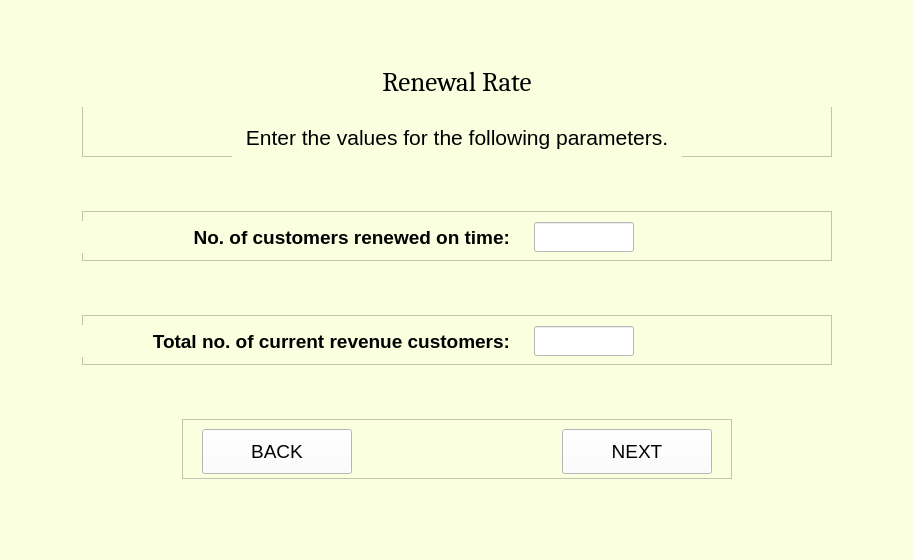
<?xml version="1.0" encoding="UTF-8"?>
<ui version="4.0">
 <class>MainWindow</class>
 <widget class="QMainWindow" name="MainWindow">
  <property name="enabled">
   <bool>true</bool>
  </property>
  <property name="geometry">
   <rect>
    <x>0</x>
    <y>0</y>
    <width>914</width>
    <height>560</height>
   </rect>
  </property>
  <property name="mouseTracking">
   <bool>true</bool>
  </property>
  <property name="windowTitle">
   <string>MainWindow</string>
  </property>
  <property name="styleSheet">
   <string notr="true">background-color:rgb(250, 255, 224)</string>
  </property>
  <widget class="QWidget" name="centralwidget">
   <layout class="QVBoxLayout" name="verticalLayout">
    <item alignment="Qt::AlignHCenter">
     <widget class="QFrame" name="frame">
      <property name="minimumSize">
       <size>
        <width>750</width>
        <height>100</height>
       </size>
      </property>
      <property name="maximumSize">
       <size>
        <width>750</width>
        <height>100</height>
       </size>
      </property>
      <property name="frameShape">
       <enum>QFrame::StyledPanel</enum>
      </property>
      <property name="frameShadow">
       <enum>QFrame::Raised</enum>
      </property>
      <widget class="QLabel" name="heading">
       <property name="geometry">
        <rect>
         <x>0</x>
         <y>0</y>
         <width>750</width>
         <height>50</height>
        </rect>
       </property>
       <property name="sizePolicy">
        <sizepolicy hsizetype="Preferred" vsizetype="Preferred">
         <horstretch>0</horstretch>
         <verstretch>0</verstretch>
        </sizepolicy>
       </property>
       <property name="minimumSize">
        <size>
         <width>750</width>
         <height>50</height>
        </size>
       </property>
       <property name="maximumSize">
        <size>
         <width>750</width>
         <height>50</height>
        </size>
       </property>
       <property name="font">
        <font>
         <family>Cambria</family>
         <pointsize>20</pointsize>
        </font>
       </property>
       <property name="text">
        <string>Renewal Rate</string>
       </property>
       <property name="alignment">
        <set>Qt::AlignCenter</set>
       </property>
       <property name="wordWrap">
        <bool>false</bool>
       </property>
      </widget>
      <widget class="QLabel" name="subHeading">
       <property name="geometry">
        <rect>
         <x>150</x>
         <y>60</y>
         <width>450</width>
         <height>40</height>
        </rect>
       </property>
       <property name="sizePolicy">
        <sizepolicy hsizetype="Preferred" vsizetype="Preferred">
         <horstretch>0</horstretch>
         <verstretch>0</verstretch>
        </sizepolicy>
       </property>
       <property name="minimumSize">
        <size>
         <width>450</width>
         <height>40</height>
        </size>
       </property>
       <property name="maximumSize">
        <size>
         <width>450</width>
         <height>40</height>
        </size>
       </property>
       <property name="font">
        <font>
         <family>Arial</family>
         <pointsize>16</pointsize>
        </font>
       </property>
       <property name="text">
        <string>Enter the values for the following parameters.</string>
       </property>
       <property name="alignment">
        <set>Qt::AlignCenter</set>
       </property>
       <property name="wordWrap">
        <bool>false</bool>
       </property>
      </widget>
     </widget>
    </item>
    <item alignment="Qt::AlignHCenter">
     <widget class="QFrame" name="frame_3">
      <property name="minimumSize">
       <size>
        <width>750</width>
        <height>50</height>
       </size>
      </property>
      <property name="maximumSize">
       <size>
        <width>750</width>
        <height>50</height>
       </size>
      </property>
      <property name="frameShape">
       <enum>QFrame::StyledPanel</enum>
      </property>
      <property name="frameShadow">
       <enum>QFrame::Raised</enum>
      </property>
      <widget class="QWidget" name="layoutWidget">
       <property name="geometry">
        <rect>
         <x>-90</x>
         <y>10</y>
         <width>661</width>
         <height>32</height>
        </rect>
       </property>
       <layout class="QGridLayout" name="gridLayout">
        <item row="0" column="0">
         <widget class="QLabel" name="label_renewals_on_time">
          <property name="sizePolicy">
           <sizepolicy hsizetype="Preferred" vsizetype="Preferred">
            <horstretch>0</horstretch>
            <verstretch>0</verstretch>
           </sizepolicy>
          </property>
          <property name="minimumSize">
           <size>
            <width>500</width>
            <height>30</height>
           </size>
          </property>
          <property name="maximumSize">
           <size>
            <width>500</width>
            <height>30</height>
           </size>
          </property>
          <property name="font">
           <font>
            <family>Arial</family>
            <pointsize>14</pointsize>
            <weight>75</weight>
            <bold>true</bold>
           </font>
          </property>
          <property name="text">
           <string>No. of customers renewed on time:</string>
          </property>
          <property name="alignment">
           <set>Qt::AlignRight|Qt::AlignTrailing|Qt::AlignVCenter</set>
          </property>
          <property name="wordWrap">
           <bool>false</bool>
          </property>
         </widget>
        </item>
        <item row="0" column="1">
         <widget class="QLineEdit" name="renewals_on_time">
          <property name="sizePolicy">
           <sizepolicy hsizetype="Preferred" vsizetype="Preferred">
            <horstretch>0</horstretch>
            <verstretch>0</verstretch>
           </sizepolicy>
          </property>
          <property name="minimumSize">
           <size>
            <width>100</width>
            <height>30</height>
           </size>
          </property>
          <property name="maximumSize">
           <size>
            <width>100</width>
            <height>30</height>
           </size>
          </property>
          <property name="font">
           <font>
            <family>Arial</family>
            <pointsize>12</pointsize>
            <weight>50</weight>
            <bold>false</bold>
           </font>
          </property>
          <property name="styleSheet">
           <string notr="true">background-color:rgb(255, 255, 255)</string>
          </property>
         </widget>
        </item>
       </layout>
      </widget>
     </widget>
    </item>
    <item alignment="Qt::AlignHCenter">
     <widget class="QFrame" name="frame_2">
      <property name="minimumSize">
       <size>
        <width>750</width>
        <height>50</height>
       </size>
      </property>
      <property name="maximumSize">
       <size>
        <width>750</width>
        <height>50</height>
       </size>
      </property>
      <property name="frameShape">
       <enum>QFrame::StyledPanel</enum>
      </property>
      <property name="frameShadow">
       <enum>QFrame::Raised</enum>
      </property>
      <widget class="QWidget" name="layoutWidget_2">
       <property name="geometry">
        <rect>
         <x>-90</x>
         <y>10</y>
         <width>661</width>
         <height>32</height>
        </rect>
       </property>
       <layout class="QGridLayout" name="gridLayout_4">
        <item row="0" column="0">
         <widget class="QLabel" name="label_total_current_customers">
          <property name="sizePolicy">
           <sizepolicy hsizetype="Preferred" vsizetype="Preferred">
            <horstretch>0</horstretch>
            <verstretch>0</verstretch>
           </sizepolicy>
          </property>
          <property name="minimumSize">
           <size>
            <width>500</width>
            <height>30</height>
           </size>
          </property>
          <property name="maximumSize">
           <size>
            <width>500</width>
            <height>30</height>
           </size>
          </property>
          <property name="font">
           <font>
            <family>Arial</family>
            <pointsize>14</pointsize>
            <weight>75</weight>
            <bold>true</bold>
           </font>
          </property>
          <property name="text">
           <string>Total no. of current revenue customers:</string>
          </property>
          <property name="alignment">
           <set>Qt::AlignRight|Qt::AlignTrailing|Qt::AlignVCenter</set>
          </property>
          <property name="wordWrap">
           <bool>false</bool>
          </property>
         </widget>
        </item>
        <item row="0" column="1">
         <widget class="QLineEdit" name="total_current_customers">
          <property name="sizePolicy">
           <sizepolicy hsizetype="Preferred" vsizetype="Preferred">
            <horstretch>0</horstretch>
            <verstretch>0</verstretch>
           </sizepolicy>
          </property>
          <property name="minimumSize">
           <size>
            <width>100</width>
            <height>30</height>
           </size>
          </property>
          <property name="maximumSize">
           <size>
            <width>100</width>
            <height>30</height>
           </size>
          </property>
          <property name="font">
           <font>
            <family>Arial</family>
            <pointsize>12</pointsize>
            <weight>50</weight>
            <bold>false</bold>
           </font>
          </property>
          <property name="styleSheet">
           <string notr="true">background-color:rgb(255, 255, 255)</string>
          </property>
         </widget>
        </item>
       </layout>
      </widget>
     </widget>
    </item>
    <item alignment="Qt::AlignHCenter">
     <widget class="QFrame" name="frame_8">
      <property name="minimumSize">
       <size>
        <width>550</width>
        <height>60</height>
       </size>
      </property>
      <property name="maximumSize">
       <size>
        <width>550</width>
        <height>60</height>
       </size>
      </property>
      <property name="frameShape">
       <enum>QFrame::StyledPanel</enum>
      </property>
      <property name="frameShadow">
       <enum>QFrame::Raised</enum>
      </property>
      <widget class="QPushButton" name="backButton">
       <property name="geometry">
        <rect>
         <x>20</x>
         <y>10</y>
         <width>150</width>
         <height>45</height>
        </rect>
       </property>
       <property name="sizePolicy">
        <sizepolicy hsizetype="Preferred" vsizetype="Preferred">
         <horstretch>0</horstretch>
         <verstretch>0</verstretch>
        </sizepolicy>
       </property>
       <property name="minimumSize">
        <size>
         <width>150</width>
         <height>45</height>
        </size>
       </property>
       <property name="maximumSize">
        <size>
         <width>150</width>
         <height>45</height>
        </size>
       </property>
       <property name="font">
        <font>
         <family>Arial</family>
         <pointsize>14</pointsize>
        </font>
       </property>
       <property name="styleSheet">
        <string notr="true">background-color:rgb(255, 255, 255)</string>
       </property>
       <property name="text">
        <string>BACK</string>
       </property>
      </widget>
      <widget class="QPushButton" name="nextButton">
       <property name="enabled">
        <bool>true</bool>
       </property>
       <property name="geometry">
        <rect>
         <x>380</x>
         <y>10</y>
         <width>150</width>
         <height>45</height>
        </rect>
       </property>
       <property name="sizePolicy">
        <sizepolicy hsizetype="Preferred" vsizetype="Preferred">
         <horstretch>0</horstretch>
         <verstretch>0</verstretch>
        </sizepolicy>
       </property>
       <property name="minimumSize">
        <size>
         <width>150</width>
         <height>45</height>
        </size>
       </property>
       <property name="maximumSize">
        <size>
         <width>150</width>
         <height>45</height>
        </size>
       </property>
       <property name="palette">
        <palette>
         <active>
          <colorrole role="Button">
           <brush brushstyle="SolidPattern">
            <color alpha="255">
             <red>255</red>
             <green>255</green>
             <blue>255</blue>
            </color>
           </brush>
          </colorrole>
          <colorrole role="Base">
           <brush brushstyle="SolidPattern">
            <color alpha="255">
             <red>255</red>
             <green>255</green>
             <blue>255</blue>
            </color>
           </brush>
          </colorrole>
          <colorrole role="Window">
           <brush brushstyle="SolidPattern">
            <color alpha="255">
             <red>255</red>
             <green>255</green>
             <blue>255</blue>
            </color>
           </brush>
          </colorrole>
          <colorrole role="Link">
           <brush brushstyle="SolidPattern">
            <color alpha="255">
             <red>6</red>
             <green>22</green>
             <blue>255</blue>
            </color>
           </brush>
          </colorrole>
         </active>
         <inactive>
          <colorrole role="Button">
           <brush brushstyle="SolidPattern">
            <color alpha="255">
             <red>255</red>
             <green>255</green>
             <blue>255</blue>
            </color>
           </brush>
          </colorrole>
          <colorrole role="Base">
           <brush brushstyle="SolidPattern">
            <color alpha="255">
             <red>255</red>
             <green>255</green>
             <blue>255</blue>
            </color>
           </brush>
          </colorrole>
          <colorrole role="Window">
           <brush brushstyle="SolidPattern">
            <color alpha="255">
             <red>255</red>
             <green>255</green>
             <blue>255</blue>
            </color>
           </brush>
          </colorrole>
          <colorrole role="Link">
           <brush brushstyle="SolidPattern">
            <color alpha="255">
             <red>6</red>
             <green>22</green>
             <blue>255</blue>
            </color>
           </brush>
          </colorrole>
         </inactive>
         <disabled>
          <colorrole role="Button">
           <brush brushstyle="SolidPattern">
            <color alpha="255">
             <red>255</red>
             <green>255</green>
             <blue>255</blue>
            </color>
           </brush>
          </colorrole>
          <colorrole role="Base">
           <brush brushstyle="SolidPattern">
            <color alpha="255">
             <red>255</red>
             <green>255</green>
             <blue>255</blue>
            </color>
           </brush>
          </colorrole>
          <colorrole role="Window">
           <brush brushstyle="SolidPattern">
            <color alpha="255">
             <red>255</red>
             <green>255</green>
             <blue>255</blue>
            </color>
           </brush>
          </colorrole>
          <colorrole role="Link">
           <brush brushstyle="SolidPattern">
            <color alpha="255">
             <red>6</red>
             <green>22</green>
             <blue>255</blue>
            </color>
           </brush>
          </colorrole>
         </disabled>
        </palette>
       </property>
       <property name="font">
        <font>
         <family>Arial</family>
         <pointsize>14</pointsize>
        </font>
       </property>
       <property name="mouseTracking">
        <bool>false</bool>
       </property>
       <property name="acceptDrops">
        <bool>true</bool>
       </property>
       <property name="autoFillBackground">
        <bool>false</bool>
       </property>
       <property name="styleSheet">
        <string notr="true">background-color:rgb(255, 255, 255)</string>
       </property>
       <property name="text">
        <string>NEXT</string>
       </property>
       <property name="checkable">
        <bool>false</bool>
       </property>
       <property name="autoExclusive">
        <bool>false</bool>
       </property>
       <property name="autoDefault">
        <bool>true</bool>
       </property>
       <property name="default">
        <bool>false</bool>
       </property>
       <property name="flat">
        <bool>false</bool>
       </property>
      </widget>
     </widget>
    </item>
   </layout>
  </widget>
  <widget class="QMenuBar" name="menubar">
   <property name="geometry">
    <rect>
     <x>0</x>
     <y>0</y>
     <width>914</width>
     <height>21</height>
    </rect>
   </property>
  </widget>
  <widget class="QStatusBar" name="statusbar"/>
 </widget>
 <resources/>
 <connections/>
</ui>
